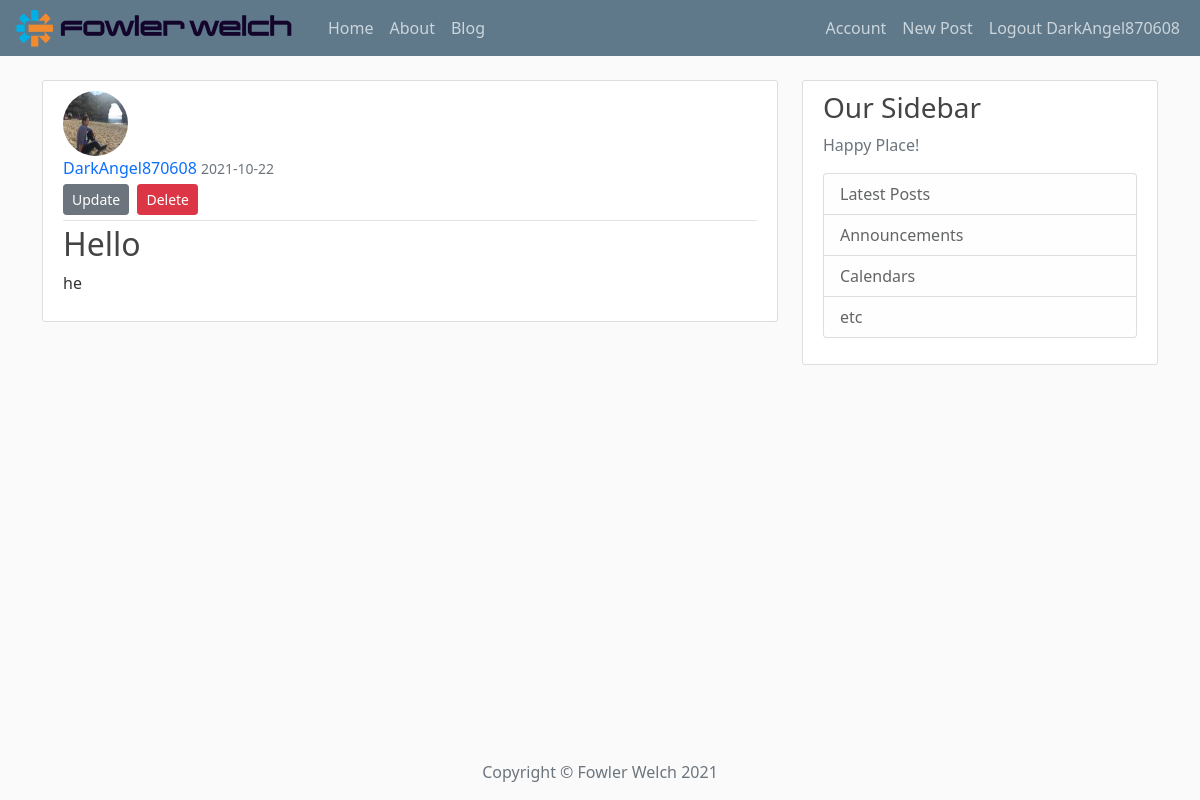
Page /post/2 (signed in) on the earlier database version.
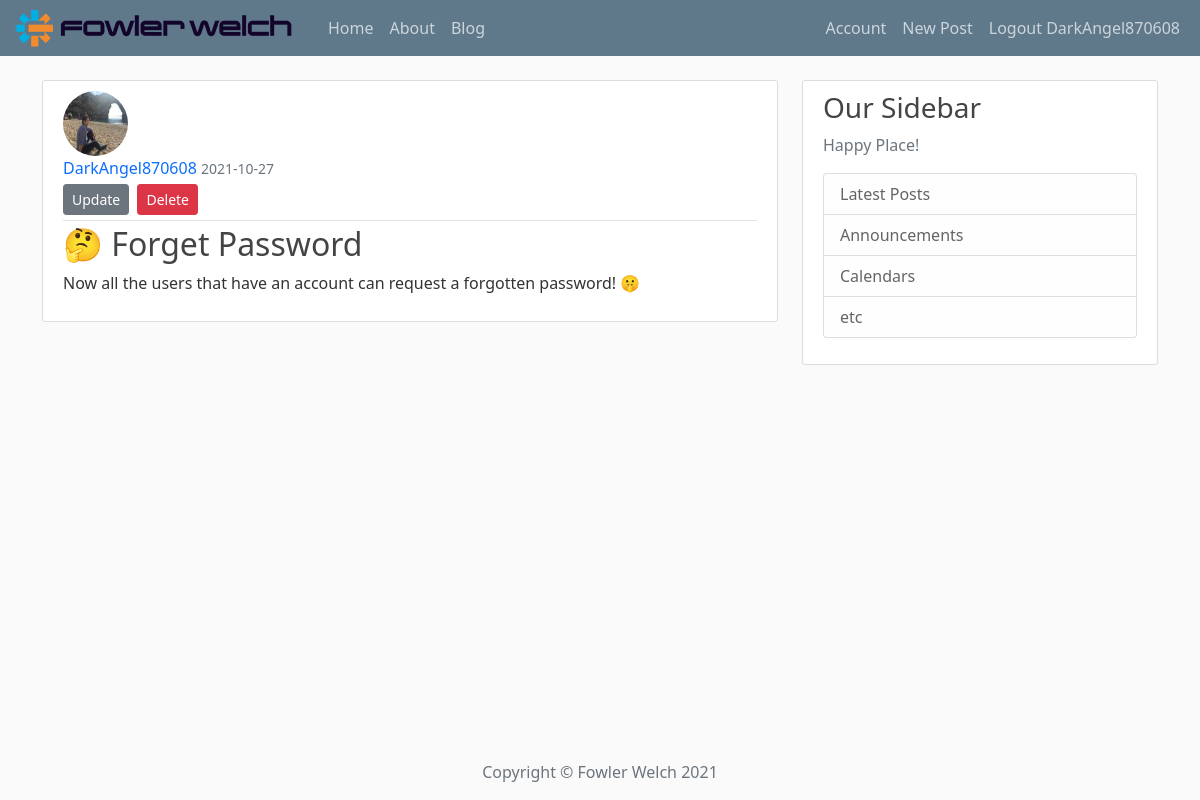
Same page on the later database version.
### app/models.py (models this page shows, shortened)
class Post(db.Model):
    id = db.Column(db.Integer, primary_key=True)
    title = db.Column(db.String(100), nullable=False)
    date_posted = db.Column(db.DateTime, nullable=False, default=datetime.utcnow)
    content = db.Column(db.Text, nullable=False)
    user_id = db.Column(db.Integer, db.ForeignKey('user.id'), nullable=False)

### app/routes.py (the view)
@app.route('/post/<int:post_id>')
def post(post_id):
    post = Post.query.get_or_404(post_id)
    return render_template('post.html', title=post.title, post=post)

### app/models.py (called while the page is built)
@login_manager.user_loader
def load_user(user_id):
    return User.query.get(int(user_id))

### app/templates/post.html (shortened to what this page needs)
{% extends 'client_template/base.html' %}
{% block content %}
        <article class="media content-section">
            <img class="rounded-circle article-img" src="{{ url_for('static',
                 filename='images/' + post.author.image_file) }}" alt="">
            <div class="media-body">
                <div class="article-metadata">
                    <a class="mr-2" href="{{ url_for('user_posts', username=post.author.username) }}">{{ post.author.username }}</a>
                    <small class="text-muted">{{ post.date_posted.strftime('%Y-%m-%d') }}</small>
                    {% if post.author == current_user %}
                        <div class="">
                            <a href="{{ url_for('post_update', post_id=post.id) }}"
                               class="btn btn-secondary btn-sm mt-1 mb-1">Update
                            </a>
                            <button href="{{ url_for('post_update', post_id=post.id) }}"
                               class="btn btn-danger btn-sm m-1 " data-bs-toggle="modal" data-bs-target="#deleteModal">Delete
                            </button>
                        </div>
                    {% endif %}
                </div>
                <h2 class="article-title">{{ post.title }}</h2>
                <p class="article-content">{{ post.content }}</p>
            </div>
        </article>
{% endblock content %}

Differences in the rows shown:
changed Post: date_posted "2021-10-22" → "2021-10-27"; title "Hello" → "🤔 Forget Password"; content "he" → "Now all the users that have an account can request a forgotten password! 🤫"
